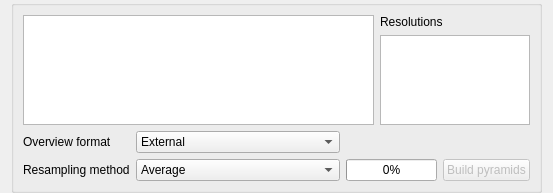
             <widget class="QWidget" name="scrollAreaWidgetContents_5">
              <property name="geometry">
               <rect>
                <x>0</x>
                <y>0</y>
                <width>553</width>
                <height>193</height>
               </rect>
              </property>
              <layout class="QVBoxLayout" name="verticalLayout_12">
               <property name="topMargin">
                <number>0</number>
               </property>
               <property name="bottomMargin">
                <number>0</number>
               </property>
               <item>
                <widget class="QGroupBox" name="mPyramidsGrpBx">
                 <property name="title">
                  <string/>
                 </property>
                 <layout class="QGridLayout" name="gridLayout_6">
                  <item row="2" column="0">
                   <widget class="QLabel" name="textLabel4_2">
                    <property name="text">
                     <string>Resampling method</string>
                    </property>
                   </widget>
                  </item>
                  <item row="0" column="0" colspan="5">
                   <layout class="QGridLayout" name="gridLayout_8">
                    <item row="0" column="1">
                     <widget class="QLabel" name="textLabel5">
                      <property name="text">
                       <string>Resolutions</string>
                      </property>
                     </widget>
                    </item>
                    <item row="1" column="1">
                     <widget class="QListWidget" name="lbxPyramidResolutions">
                      <property name="minimumSize">
                       <size>
                        <width>150</width>
                        <height>0</height>
                       </size>
                      </property>
                      <property name="maximumSize">
                       <size>
                        <width>150</width>
                        <height>32767</height>
                       </size>
                      </property>
                      <property name="selectionMode">
                       <enum>QAbstractItemView::MultiSelection</enum>
                      </property>
                     </widget>
                    </item>
                    <item row="0" column="0" rowspan="2">
                     <widget class="QTextEdit" name="tePyramidDescription">
                      <property name="sizePolicy">
                       <sizepolicy hsizetype="Expanding" vsizetype="Expanding">
                        <horstretch>4</horstretch>
                        <verstretch>0</verstretch>
                       </sizepolicy>
                      </property>
                      <property name="html">
                       <string>&lt;!DOCTYPE HTML PUBLIC &quot;-//W3C//DTD HTML 4.0//EN&quot; &quot;http://www.w3.org/TR/REC-html40/strict.dtd&quot;&gt;
&lt;html&gt;&lt;head&gt;&lt;meta name=&quot;qrichtext&quot; content=&quot;1&quot; /&gt;&lt;style type=&quot;text/css&quot;&gt;
p, li { white-space: pre-wrap; }
&lt;/style&gt;&lt;/head&gt;&lt;body style=&quot; font-family:'Sans Serif'; font-size:9pt; font-weight:400; font-style:normal;&quot;&gt;
&lt;p style=&quot; margin-top:0px; margin-bottom:0px; margin-left:0px; margin-right:0px; -qt-block-indent:0; text-indent:0px;&quot;&gt;&lt;span style=&quot; font-family:'Cantarell'; font-size:11pt;&quot;&gt;&lt;br /&gt;&lt;/span&gt;&lt;/p&gt;&lt;/body&gt;&lt;/html&gt;</string>
                      </property>
                     </widget>
                    </item>
                   </layout>
                  </item>
                  <item row="2" column="4">
                   <widget class="QPushButton" name="buttonBuildPyramids">
                    <property name="enabled">
                     <bool>false</bool>
                    </property>
                    <property name="text">
                     <string>Build pyramids</string>
                    </property>
                   </widget>
                  </item>
                  <item row="2" column="1">
                   <widget class="QComboBox" name="cboResamplingMethod">
                    <item>
                     <property name="text">
                      <string>Average</string>
                     </property>
                    </item>
                    <item>
                     <property name="text">
                      <string>Nearest Neighbour</string>
                     </property>
                    </item>
                   </widget>
                  </item>
                  <item row="2" column="2" colspan="2">
                   <widget class="QProgressBar" name="mPyramidProgress">
                    <property name="value">
                     <number>0</number>
                    </property>
                   </widget>
                  </item>
                  <item row="1" column="1">
                   <widget class="QComboBox" name="cbxPyramidsFormat">
                    <property name="sizePolicy">
                     <sizepolicy hsizetype="Expanding" vsizetype="Fixed">
                      <horstretch>0</horstretch>
                      <verstretch>0</verstretch>
                     </sizepolicy>
                    </property>
                    <item>
                     <property name="text">
                      <string>External</string>
                     </property>
                    </item>
                    <item>
                     <property name="text">
                      <string>Internal (if possible)</string>
                     </property>
                    </item>
                    <item>
                     <property name="text">
                      <string>External (Erdas Imagine)</string>
                     </property>
                    </item>
                   </widget>
                  </item>
                  <item row="1" column="0">
                   <widget class="QLabel" name="label_11">
                    <property name="text">
                     <string>Overview format</string>
                    </property>
                   </widget>
                  </item>
                 </layout>
                </widget>
               </item>
              </layout>
             </widget>
